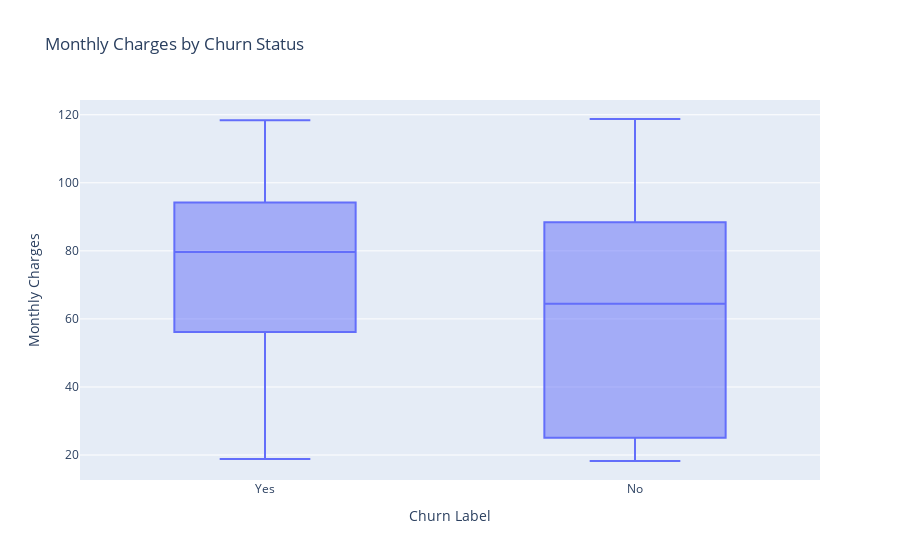

Notebook source saved alongside this figure:
### Code cell
px.box(
    df,
    x="Churn Label",
    y="Monthly Charges",
    title="Monthly Charges by Churn Status"
)

### Figure 1 — Plotly figure (JSON) as saved in the notebook; plotly's stock layout.template omitted (floating-point values rounded to 4 significant figures; data arrays with more than 128 entries replaced by an {"elided": "..."} marker saying what was removed)
{"data": [{"alignmentgroup": "True", "hovertemplate": "Churn Label=%{x}<br>Monthly Charges=%{y}<extra></extra>", "legendgroup": "", "marker": {"color": "#636efa"}, "name": "", "notched": false, "offsetgroup": "", "orientation": "v", "showlegend": false, "type": "box", "x": {"elided": "7043 str values"}, "x0": " ", "xaxis": "x", "y": {"elided": "7043 float values"}, "y0": " ", "yaxis": "y"}], "layout": {"boxmode": "group", "legend": {"tracegroupgap": 0}, "title": {"text": "Monthly Charges by Churn Status"}, "xaxis": {"anchor": "y", "domain": [0, 1], "title": {"text": "Churn Label"}}, "yaxis": {"anchor": "x", "domain": [0, 1], "title": {"text": "Monthly Charges"}}}}
